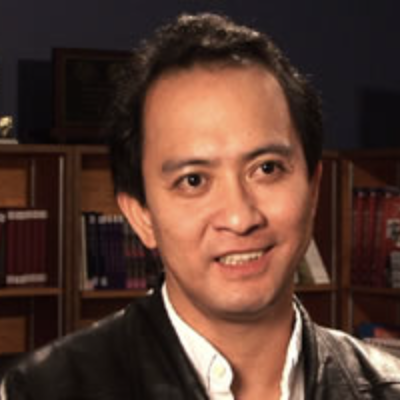
#> input picture images/fisico.png, 400 x 400 px
$ python main.py
#> lines starting #> are read from the running program, lines starting #| are printed output that depends on the picture
# Additional code for PyCharm
import numpy as np
from matplotlib.image import imread
import matplotlib.pyplot as plt
import matplotlib
matplotlib.use('TkAgg')


def image_to_matrix(image_path):
#> called with image_path = 'images/fisico.png'
    A = imread(image_path)
#> A is the input picture: shape (400, 400, 4) float32; mean R, G, B, A 0.338, 0.227, 0.186, 1
    X = np.mean(A, -1)
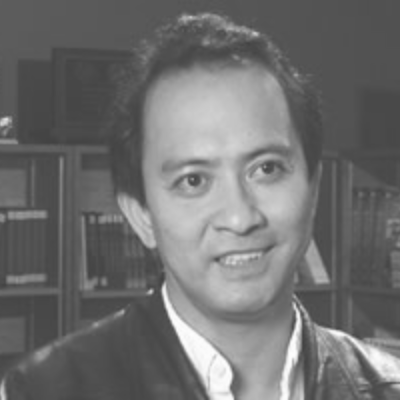
#> X: shape (400, 400) float32; min 0.259, max 0.995, mean 0.438

    return X


def main():
    A = image_to_matrix('images/fisico.png')
    U, S, VT = np.linalg.svd(A)
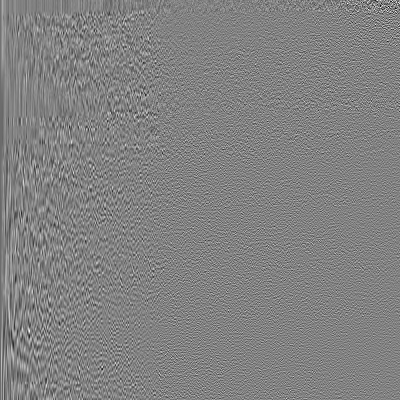
#> U: shape (400, 400) float32; min -0.311, max 0.299, mean -9.64e-05; drawn with min black and max white
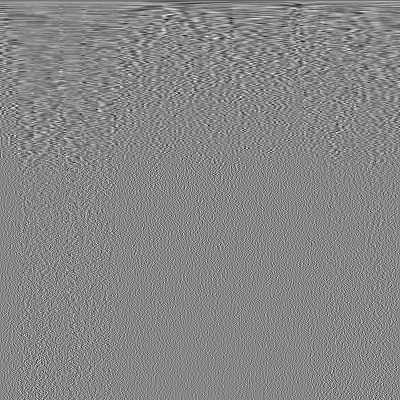
#> VT: shape (400, 400) float32; min -0.266, max 0.238, mean -6.42e-05; drawn with min black and max white
#> S = 400 values, max 182.9 at index 0, min 2.1e-05 at index 399, mean 0.997
    S = np.diag(S)

    j = 0
    inc = 3
    for r in range(4, 100, inc):
        f, axarr = plt.subplots(2, 2)

        Xapprox = U[:, :r] @ S[:r, :r] @ VT[:r, :]
        Xadd = U[:, r-inc:r] @ S[r-inc:r, r-inc:r] @ VT[r-inc:r, :]
        Xprev = U[:, :r-inc] @ S[0:r-inc, :r-inc] @ VT[:r-inc, :]

        axarr[0, 0].imshow(Xapprox).set_cmap('gray')
        axarr[0, 1].imshow(Xadd).set_cmap('gray')
        axarr[1, 0].imshow(Xprev).set_cmap('gray')

        axarr[0, 0].axis('off')
        axarr[0, 0].set_title(f'({r} layers) {r*2*400+r}/{400*400} values.')
        axarr[1, 0].axis('off')
        axarr[1, 0].set_title(f'Previous {r - inc} Layers')
        axarr[0, 1].axis('off')
        axarr[0, 1].set_title(f'Additional {inc} Layers')

        plt.show()
        print(r)
#> this loop made 32 passes
#> pass 1, in main, `Xapprox = U[:, :r] @ S[:r, :r] @ VT[:r, :]`:
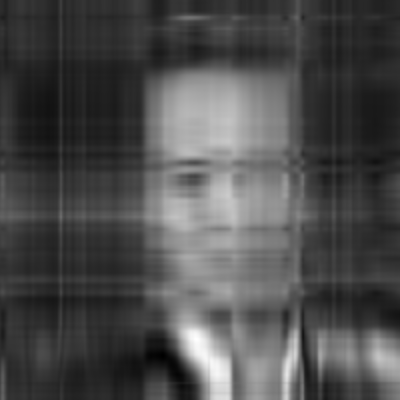
#> Xapprox: shape (400, 400) float32; min 0.184, max 1.02, mean 0.438; drawn with min black and max white
#> pass 1, in main, `Xadd = U[:, r-inc:r] @ S[r-inc:r, r-inc:r] @ VT[r-inc:r, :]`:
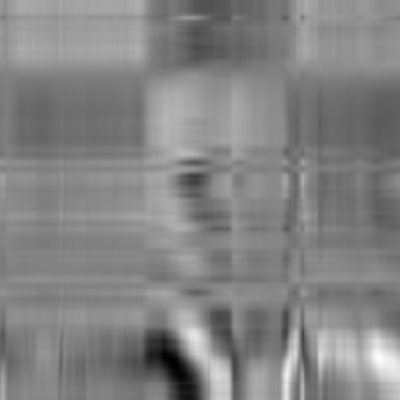
#> Xadd: shape (400, 400) float32; min -0.418, max 0.393, mean 0.000975; drawn with min black and max white
#> pass 1, in main, `Xprev = U[:, :r-inc] @ S[0:r-inc, :r-inc] @ VT[:r-inc, :]`:
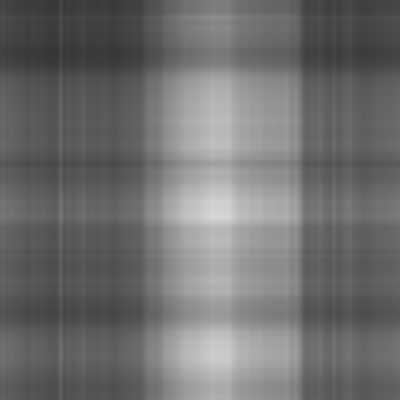
#> Xprev: shape (400, 400) float32; min 0.208, max 0.846, mean 0.437
#> pass 2, in main, `plt.show()`:
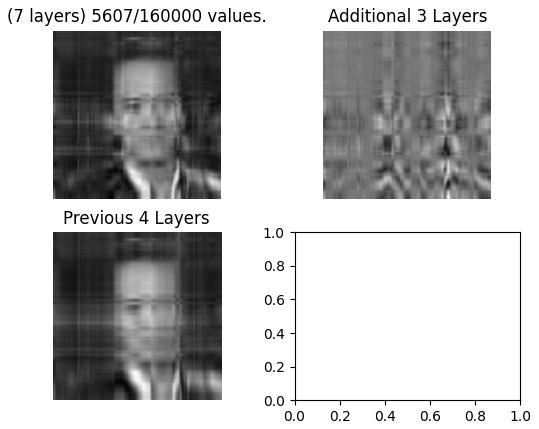
#> figure drawn by matplotlib, 3 panels


if __name__ == '__main__':
    main()
